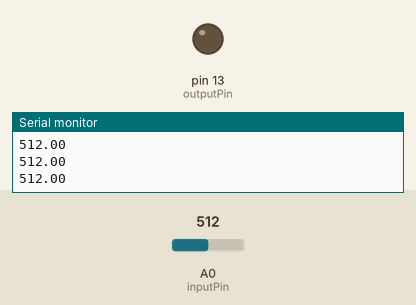
Simulated run of this sketch. Board: Arduino Uno, built with avr-gcc and run on an emulated ATmega328P. Parts: output pins drawn as LEDs (lit = HIGH), the last lines printed to the serial monitor. The test bench sets the inputs (shaded band); at power-on: A0 (inputPin) = 512.

Above: at 1.3 s.
1.4 s: A0 (inputPin) set to 992
2.9 s: A0 (inputPin) set to 1018
At 3.9 s:
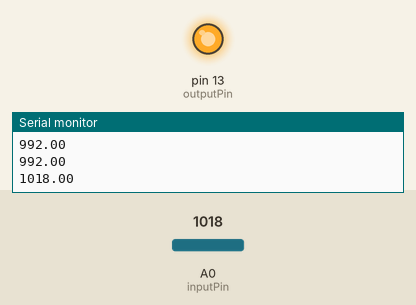
4.5 s: A0 (inputPin) set to 990
At 5.5 s:
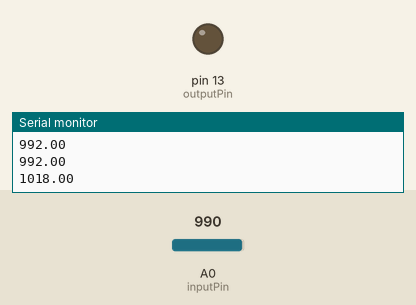
6.5 s: A0 (inputPin) set to 1010
At 7.9 s:
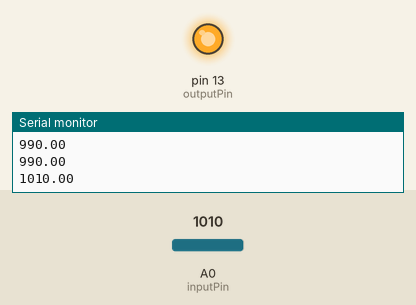
Timing chart, 0 to 9.0 s (numbered marks = the images above; inputs shaded):
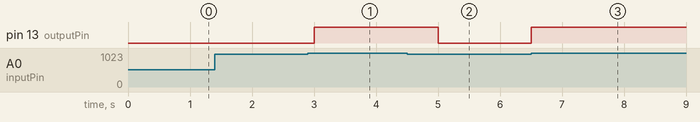

The sketch:

while_loop.ino
```cpp
int inputPin = A0;
int outputPin = 13;
int delayTime = 500;
float readValue;
float returnVoltage;
float writeVoltage;
float referenceValue = 1023.;
float supplyVoltage = 5.;
float maxWrite = 255.;

void setup() {
  // put your setup code here, to run once:
  pinMode(inputPin, INPUT);
  pinMode(outputPin, OUTPUT);
  Serial.begin(9600);
}

void loop() {
  // put your main code here, to run repeatedly:
  readValue = analogRead(inputPin);
  Serial.println(readValue);

  while(readValue > 1000){
    readValue = analogRead(inputPin);
    digitalWrite(outputPin, HIGH);
    delay(delayTime);
  }

  digitalWrite(outputPin, LOW);
  delay(delayTime);

}
```

Measured:
- the behaviour switches between 1000 and 1001 on A0 (inputPin) (found by bisection; images 0 and 1)
- after the input at 2.9 s, pin 13 (outputPin): LOW → HIGH after 0.10 s
- after the input at 4.5 s, pin 13 (outputPin): HIGH → LOW after 0.50 s
- after the input at 6.5 s, pin 13 (outputPin): LOW → HIGH at once
